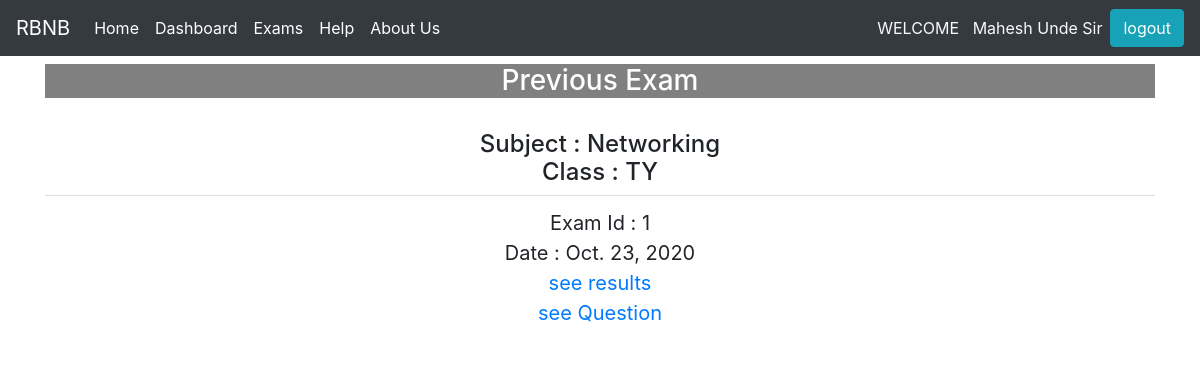
The page /bcs/previous/exam/5 (signed in) on the database its author committed.
### bcs/models.py (models this page shows)
class Subjects(models.Model):
    subject_name=models.CharField(max_length=20)
    department_name=models.CharField(max_length=30,choices=department_choice,blank=True,null=True)
    class_name=models.CharField(max_length=20,choices=class_choice)
    def __str__(self):
        return '{}'.format(self.subject_name)

class Exam(models.Model):
    teacher=models.ForeignKey(Teachers,on_delete=models.CASCADE)
    subject=models.ForeignKey(Subjects,on_delete=models.CASCADE)
    exam_date=models.DateField(blank=True,default=datetime.date.today())
    start_time=models.TimeField(blank=True,default=datetime.time(12,00,00))
    end_time=models.TimeField(blank=True,default=datetime.time(1,00,00))
    exam_time=models.IntegerField(default=10)
    post_exam=models.BooleanField(default=False)
    exam_status=models.BooleanField(default=False)

### bcs/views.py (the view)
# urls.py: path('previous/exam/<slug:sid>',views.previous_exam,name='previous_exam'),
def previous_exam(request, sid):
    try:
        teacher = Teachers.objects.get(user__id=request.user.id)
        subject = Subjects.objects.get(id=sid)
    except:
        return HttpResponse("Something went wrong")
    exam = Exam.objects.filter(teacher=teacher, subject=subject,
                               post_exam=True, exam_status=True).order_by('-exam_date')[::-1]
    if len(exam) > 0:
        exam_subject = exam[0].subject
    else:
        exam_subject = subject
    context = {
        'previous_exam': exam,
        'subject': exam_subject
    }
    return render(request, 'previous_exam.html', context)

### bcs/templatetags/check_user_tags.py (called while the page is built)
@register.simple_tag
def check_is_student(studid):
    user=User.objects.get(id=studid)
    try:
        student=Students.objects.get(user=user)
        return student
    except:
        return False
    return

### templates/previous_exam.html (shortened to what this page needs)
<!DOCTYPE html>
<html lang="en">
<head>
</head>
<body>
    {% include 'base.html' %}
    <div class="container">
    <h3 class="text-center">
        <h3 style="background-color: gray;text-align: center; color:white   ">Previous Exam </h3>
        <br>
        <h4 style="text-align: center;">Subject : {{subject}}
        <br>
        Class : {{subject.class_name}}
    </h4>
    {% for pe in previous_exam %}
    <ul class="list-group list-group-flush" style="text-align: center; font-size: 20px;">
        <li class="list-group-item">
            Exam Id : {{pe.id}}
            <br>
           Date : {{pe.exam_date}}
            <br>
    <a href="{% url 'all_student_result' pe.id %}">see results</a>
    <br>
    <a href="{% url 'teacher_exam_pannel' pe.id %}">see Question</a>
</li>
</ul>
    {% endfor %}
</div>
</body>
</html>

### templates/partial/header.html (shortened to what this page needs)
{% load static %}
{% load check_user_tags %}
<nav class="navbar navbar-expand-lg navbar-dark bg-dark">
    <a class="navbar-brand" href="{% url 'index' %}">
      RBNB
    </a>
    <div class="collapse navbar-collapse" id="navbarText">
      {% if request.user.is_authenticated %}
      {%   check_is_student request.user.id as student %}
      {% if student %}
      <ul class="navbar-nav mr-auto">
        <li class="nav-item active">
            <a class="nav-link" href="{% url 'student_home' %}">Home<span class="sr-only">(current)</span></a>
          </li>
        <li class="nav-item">
          <a class="nav-link active" href="{% url 'student_teacher' %}">Upcoming Exam <span class="sr-only">(current)</span></a>
        </li>
        <li class="nav-item active">
          <a class="nav-link" href="{% url 'student_previous_exam' %}">Previous Exam</a>
        </li>
          <li class="nav-item active">
            <a class="nav-link" href="{% url 'help' %}">Help <span class="sr-only">(current)</span></a>
          </li>
        <li class="nav-item active">
          <a class="nav-link" href="{% url 'aboutus' %}">About Us <span class="sr-only">(current)</span></a>
        </li>
      </ul>
      {% else %}
      <ul class="navbar-nav mr-auto">
        <li class="nav-item active">
            <a class="nav-link" href="{% url 'teacher_home' %}">Home <span class="sr-only">(current)</span></a>
          </li>
          <li class="nav-item active">
            <a class="nav-link" href="{% url 'teacher_profile' %}">Dashboard </a>
          </li>
          <li class="nav-item active">
            <a class="nav-link" href="{% url 'teacher_exam' %}">Exams </a>
          </li>
            <li class="nav-item active">
              <a class="nav-link" href="{% url 'help' %}">Help <span class="sr-only">(current)</span></a>
            </li>
          <li class="nav-item active">
            <a class="nav-link" href="{% url 'aboutus' %}">About Us <span class="sr-only">(current)</span></a>
          </li>
        </ul>
      {% endif %}
      {% endif %}
      {% if request.user.is_authenticated %}
      <p class="text-light my-0 ">
          WELCOME &nbsp
       {{ request.user.first_name }} {{request.user.last_name}}
      </p>
      <a class="btn btn-info ml-2 " value="logout" href="{% url 'logout' %}">logout</a>
    {% endif %}
    </div>
  </nav>

### rows shown on the page
Subjects: subject_name "Networking", class_name "TY"
Exam: id "1", exam_date "Oct. 23, 2020"

### other values the page prints
{{ request.user.first_name }} "Mahesh"
{{ request.user.last_name }} "Unde Sir"
